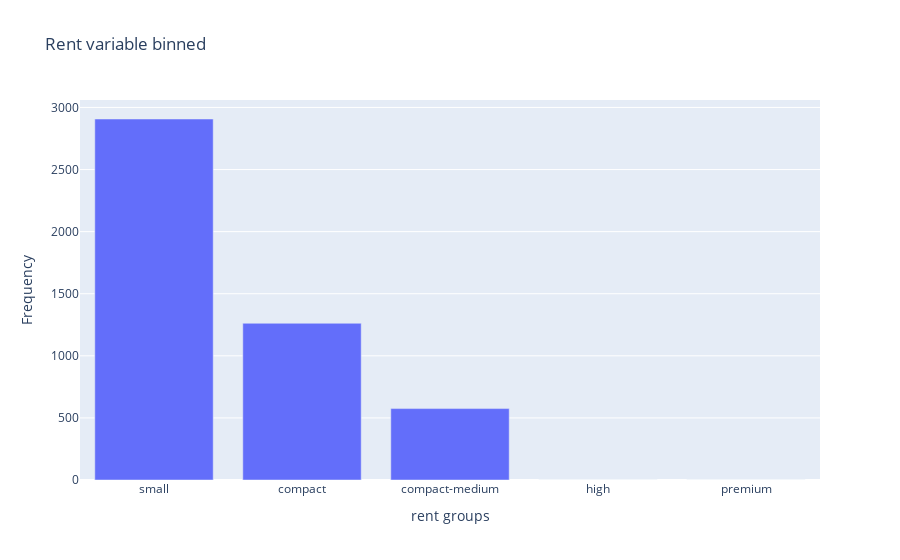

Here is the notebook cell this chart was saved with:
### Code cell
fig = px.bar(y=[2907, 1262, 575, 1, 1],x=group_names1,title="Rent variable binned")
fig.write_html('first_figure.html', auto_open=True)
fig.update_layout(
    xaxis_title = "rent groups",
    yaxis_title = "Frequency"
)
fig.show()

### Figure 1 — Plotly figure (JSON) as saved in the notebook; plotly's stock layout.template omitted (floating-point values rounded to 4 significant figures)
{"data": [{"alignmentgroup": "True", "hovertemplate": "x=%{x}<br>y=%{y}<extra></extra>", "legendgroup": "", "marker": {"color": "#636efa", "pattern": {"shape": ""}}, "name": "", "offsetgroup": "", "orientation": "v", "showlegend": false, "textposition": "auto", "type": "bar", "x": ["small", "compact", "compact-medium", "high", "premium"], "xaxis": "x", "y": [2907, 1262, 575, 1, 1], "yaxis": "y"}], "layout": {"autosize": true, "barmode": "relative", "dragmode": "zoom", "legend": {"tracegroupgap": 0}, "title": {"text": "Rent variable binned"}, "xaxis": {"anchor": "y", "autorange": true, "domain": [0, 1], "range": [-0.5, 4.5], "showspikes": false, "title": {"text": "rent groups"}, "type": "category"}, "yaxis": {"anchor": "x", "autorange": true, "domain": [0, 1], "range": [0, 3060], "showspikes": false, "title": {"text": "Frequency"}, "type": "linear"}}}
